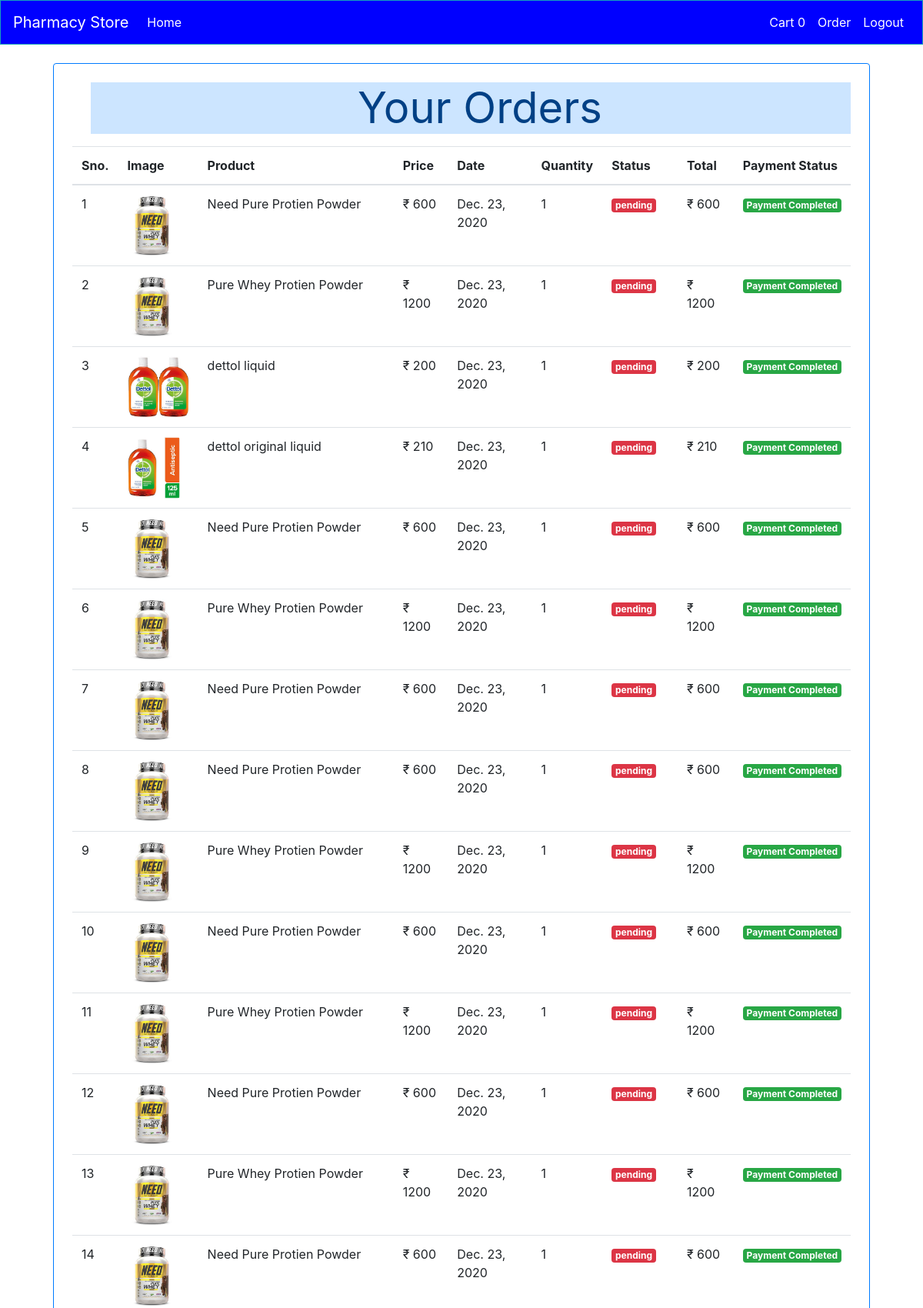
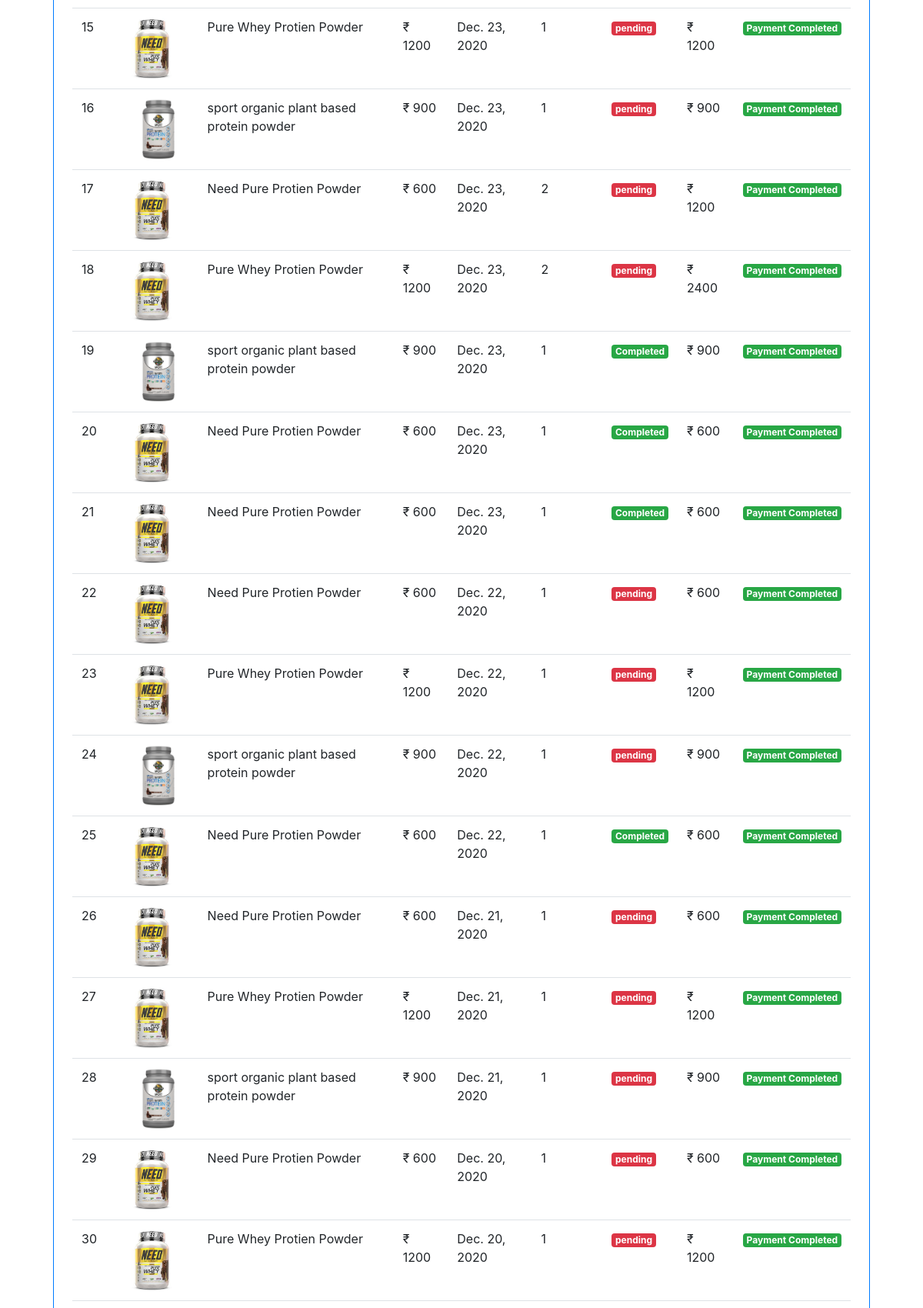
/orders (signed in, upper part), run on the app's committed database (2 pictures, top to bottom).
### myapp/models/orders.py (models this page shows, shortened)
class Orders(models.Model):
    products = models.ForeignKey(Product,
                                 on_delete=models.CASCADE)
    customer = models.ForeignKey(Customer,
                                 on_delete=models.CASCADE)
    quantity = models.IntegerField(default=1)
    price = models.IntegerField()
    address = models.CharField(max_length=50, default='', blank=True)
    phone = models.CharField(max_length=12, default='', blank=True)
    date = models.DateField(default=datetime.today)
    completed = models.BooleanField(default=False)
    amount = models.IntegerField(default=1)
    payment = models.BooleanField(default=True)
    @staticmethod
    def get_orders_by_customer(customer_id):
        return Orders \
            .objects \
            .filter(customer=customer_id) \
            .order_by('-date')

### myapp/models/products.py (models this page shows, shortened)
class Product(models.Model):
    name = models.CharField(max_length=50)
    price = models.IntegerField(default=0)
    description = models.CharField(max_length=200, null=True, blank=True)
    image = models.ImageField(upload_to='uploads/product/')
    category = models.ForeignKey(Category, on_delete=models.CASCADE, default=1)

### myapp/middleware/auth.py (the view)
    def middleware(request):
        if not request.session.get('customer'):
         return redirect('loginpage')
        response = get_response(request)
        return response

### myapp/templatetags/cart.py (called while the page is built)
@register.filter(name='multiply')
def multiply(number, number1):
    return number * number1

### myapp/templatetags/custom_filter.py (called while the page is built)
@register.filter(name='currency')
def currency(number):
    return "₹ "+str(number)

### myapp/views/orderss.py (called while the page is built)
    def get(self, request):
        customer = request.session.get('customer')
        orders = Orders.get_orders_by_customer(customer)
        print(orders)
        return render(request, 'orders.html', {'orders': orders})

### myapp/templates/orders.html
{%  extends 'base.html' %}
{%  block content %}
{% load cart %}
{% load custom_filter %}
<div class="container">
    <div class="border rounded border-primary p-4 m-4">
        <p class="display-4 pl-4 ml-4 text-center alert-primary"><b>Your Orders</b></p>
        <table class = "table">
            <thead >
            <tr >
                <th>Sno.</th>
                <th>Image</th>
                <th>Product</th>
                <th>Price</th>
                <th>Date</th>
                <th>Quantity</th>
                <th>Status</th>
                <th>Total</th>
                <th>Payment Status</th>
            </tr>
            </thead>
            <tbody>
            {% for order in orders %}
            <tr >
                <td> {{forloop.counter}}</td>
                <td><img style="height :80px" class="rounded circle " src="{{order.products.image.url}}" alt=""></td>
                <td>{{order.products.name}}</td>
                <td>{{order.price|currency}}</td>
                <td>{{order.date}}</td>
                <td>{{order.quantity}}</td>
                {% if order.completed %}
                <td><small class ="badge badge-success">Completed</small></td>
                {% else %}
                <td><small class ="badge badge-danger">pending</small></td>
                 {% endif %}
                <td>{{order.quantity|multiply:order.price|currency}}</td>
                {%if order.payment%}
                <td><small class ="badge badge-success">Payment Completed</small></td>
                 {% else %}
                <td><small class ="badge badge-success">Payment pending</small></td>
                 {% endif %}
            </tr>
            {% endfor %}
        </table>
    </div>
</div>
{% endblock %}

### data on the page
Orders: products.image (picture), products.name "Need Pure Protien Powder", price "₹ 600", date "Dec. 23, 2020", quantity "1", completed "pending", quantity|multiply "₹ 600", payment "Payment Completed"
Orders: products.image (picture), products.name "Pure Whey Protien Powder", price "₹ 1200", date "Dec. 23, 2020", quantity "1", completed "pending", quantity|multiply "₹ 1200", payment "Payment Completed"
Orders: products.image (picture), products.name "dettol liquid", price "₹ 200", date "Dec. 23, 2020", quantity "1", completed "pending", quantity|multiply "₹ 200", payment "Payment Completed"
Orders: products.image (picture), products.name "dettol original liquid", price "₹ 210", date "Dec. 23, 2020", quantity "1", completed "pending", quantity|multiply "₹ 210", payment "Payment Completed"
Orders: products.image (picture), products.name "Need Pure Protien Powder", price "₹ 600", date "Dec. 23, 2020", quantity "1", completed "pending", quantity|multiply "₹ 600", payment "Payment Completed"
Orders: products.image (picture), products.name "Pure Whey Protien Powder", price "₹ 1200", date "Dec. 23, 2020", quantity "1", completed "pending", quantity|multiply "₹ 1200", payment "Payment Completed"
Orders: products.image (picture), products.name "Need Pure Protien Powder", price "₹ 600", date "Dec. 23, 2020", quantity "1", completed "pending", quantity|multiply "₹ 600", payment "Payment Completed"
Orders: products.image (picture), products.name "Need Pure Protien Powder", price "₹ 600", date "Dec. 23, 2020", quantity "1", completed "pending", quantity|multiply "₹ 600", payment "Payment Completed"
Orders: products.image (picture), products.name "Pure Whey Protien Powder", price "₹ 1200", date "Dec. 23, 2020", quantity "1", completed "pending", quantity|multiply "₹ 1200", payment "Payment Completed"
Orders: products.image (picture), products.name "Need Pure Protien Powder", price "₹ 600", date "Dec. 23, 2020", quantity "1", completed "pending", quantity|multiply "₹ 600", payment "Payment Completed"
Orders: products.image (picture), products.name "Pure Whey Protien Powder", price "₹ 1200", date "Dec. 23, 2020", quantity "1", completed "pending", quantity|multiply "₹ 1200", payment "Payment Completed"
Orders: products.image (picture), products.name "Need Pure Protien Powder", price "₹ 600", date "Dec. 23, 2020", quantity "1", completed "pending", quantity|multiply "₹ 600", payment "Payment Completed"
Orders: products.image (picture), products.name "Pure Whey Protien Powder", price "₹ 1200", date "Dec. 23, 2020", quantity "1", completed "pending", quantity|multiply "₹ 1200", payment "Payment Completed"
Orders: products.image (picture), products.name "Need Pure Protien Powder", price "₹ 600", date "Dec. 23, 2020", quantity "1", completed "pending", quantity|multiply "₹ 600", payment "Payment Completed"
Orders: products.image (picture), products.name "Pure Whey Protien Powder", price "₹ 1200", date "Dec. 23, 2020", quantity "1", completed "pending", quantity|multiply "₹ 1200", payment "Payment Completed"
Orders: products.image (picture), products.name "sport organic plant based protein powder", price "₹ 900", date "Dec. 23, 2020", quantity "1", completed "pending", quantity|multiply "₹ 900", payment "Payment Completed"
Orders: products.image (picture), products.name "Need Pure Protien Powder", price "₹ 600", date "Dec. 23, 2020", quantity "2", completed "pending", quantity|multiply "₹ 1200", payment "Payment Completed"
Orders: products.image (picture), products.name "Pure Whey Protien Powder", price "₹ 1200", date "Dec. 23, 2020", quantity "2", completed "pending", quantity|multiply "₹ 2400", payment "Payment Completed"
Orders: products.image (picture), products.name "sport organic plant based protein powder", price "₹ 900", date "Dec. 23, 2020", quantity "1", completed "Completed", quantity|multiply "₹ 900", payment "Payment Completed"
Orders: products.image (picture), products.name "Need Pure Protien Powder", price "₹ 600", date "Dec. 23, 2020", quantity "1", completed "Completed", quantity|multiply "₹ 600", payment "Payment Completed"
Orders: products.image (picture), products.name "Need Pure Protien Powder", price "₹ 600", date "Dec. 23, 2020", quantity "1", completed "Completed", quantity|multiply "₹ 600", payment "Payment Completed"
Orders: products.image (picture), products.name "Need Pure Protien Powder", price "₹ 600", date "Dec. 22, 2020", quantity "1", completed "pending", quantity|multiply "₹ 600", payment "Payment Completed"
Orders: products.image (picture), products.name "Pure Whey Protien Powder", price "₹ 1200", date "Dec. 22, 2020", quantity "1", completed "pending", quantity|multiply "₹ 1200", payment "Payment Completed"
Orders: products.image (picture), products.name "sport organic plant based protein powder", price "₹ 900", date "Dec. 22, 2020", quantity "1", completed "pending", quantity|multiply "₹ 900", payment "Payment Completed"
Orders: products.image (picture), products.name "Need Pure Protien Powder", price "₹ 600", date "Dec. 22, 2020", quantity "1", completed "Completed", quantity|multiply "₹ 600", payment "Payment Completed"
Orders: products.image (picture), products.name "Need Pure Protien Powder", price "₹ 600", date "Dec. 21, 2020", quantity "1", completed "pending", quantity|multiply "₹ 600", payment "Payment Completed"
Orders: products.image (picture), products.name "Pure Whey Protien Powder", price "₹ 1200", date "Dec. 21, 2020", quantity "1", completed "pending", quantity|multiply "₹ 1200", payment "Payment Completed"
Orders: products.image (picture), products.name "sport organic plant based protein powder", price "₹ 900", date "Dec. 21, 2020", quantity "1", completed "pending", quantity|multiply "₹ 900", payment "Payment Completed"
Orders: products.image (picture), products.name "Need Pure Protien Powder", price "₹ 600", date "Dec. 20, 2020", quantity "1", completed "pending", quantity|multiply "₹ 600", payment "Payment Completed"
Orders: products.image (picture), products.name "Pure Whey Protien Powder", price "₹ 1200", date "Dec. 20, 2020", quantity "1", completed "pending", quantity|multiply "₹ 1200", payment "Payment Completed"

### other printed values
{{ request.session.cart.keys|length }} "0"
